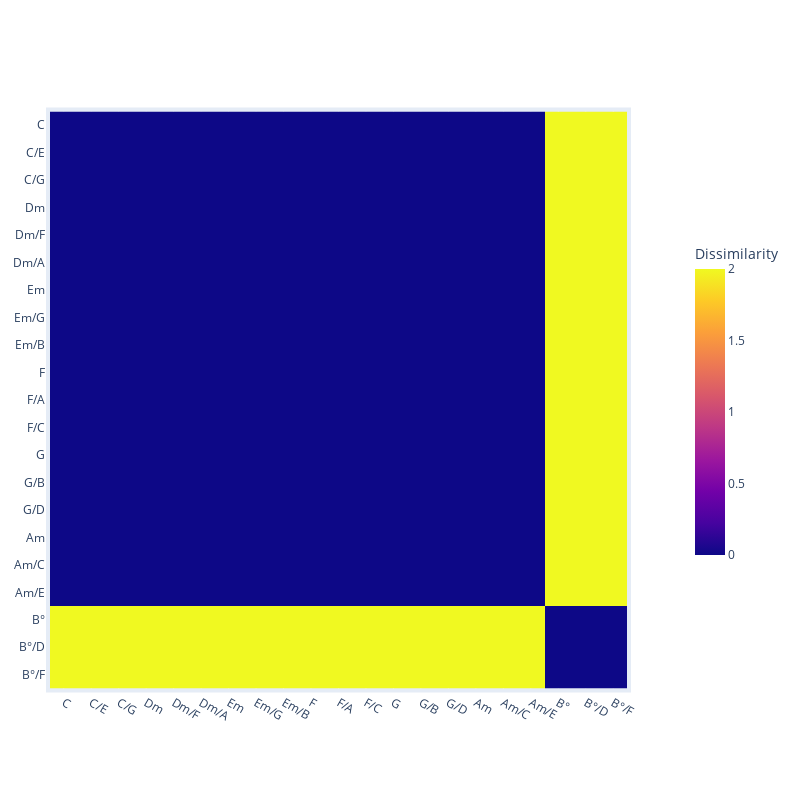

Notebook cell for this chart:
### Markdown cell above
# Sólo vector clasico

### Code cell
vector_encoding2 = [
    # results[chord_id]['feature_vector'] +
     #results_polar_degree[chord_id]['feature_vector'] +

    results_intervals_theory[chord_id]['feature_vector']
    for chord_id in results_structure.keys()
]

# Realiza MDS en los datos
vector_encoding_mds2, matrix = perform_mds(vector_encoding2)
cg.plot_chords_with_selection(vector_encoding_mds2,matrix, chord_ids, datos,True, True )
print(vector_encoding2)

### Figure 1 — Plotly figure (JSON) as saved in the notebook; plotly's stock layout.template omitted (floating-point values rounded to 4 significant figures; data arrays with more than 128 entries replaced by an {"elided": "..."} marker saying what was removed)
{"data": [{"coloraxis": "coloraxis", "hovertemplate": "x: %{x}<br>y: %{y}<br>Dissimilarity: %{z}<extra></extra>", "name": "0", "type": "heatmap", "x": ["C", "C/E", "C/G", "Dm", "Dm/F", "Dm/A", "Em", "Em/G", "Em/B", "F", "F/A", "F/C", "G", "G/B", "G/D", "Am", "Am/C", "Am/E", "B°", "B°/D", "B°/F"], "xaxis": "x", "y": ["C", "C/E", "C/G", "Dm", "Dm/F", "Dm/A", "Em", "Em/G", "Em/B", "F", "F/A", "F/C", "G", "G/B", "G/D", "Am", "Am/C", "Am/E", "B°", "B°/D", "B°/F"], "yaxis": "y", "z": {"elided": "21x21 int values"}}], "layout": {"autosize": false, "coloraxis": {"colorbar": {"len": 0.55, "title": {"text": "Dissimilarity"}, "x": 1.1}, "colorscale": [[0, "#0d0887"], [0.1111, "#46039f"], [0.2222, "#7201a8"], [0.3333, "#9c179e"], [0.4444, "#bd3786"], [0.5556, "#d8576b"], [0.6667, "#ed7953"], [0.7778, "#fb9f3a"], [0.8889, "#fdca26"], [1, "#f0f921"]]}, "height": 800, "margin": {"b": 100, "l": 50, "pad": 4, "r": 50, "t": 100}, "width": 800, "xaxis": {"anchor": "y", "constrain": "domain", "domain": [0, 1], "scaleanchor": "y"}, "yaxis": {"anchor": "x", "autorange": "reversed", "constrain": "domain", "domain": [0, 1]}}}
